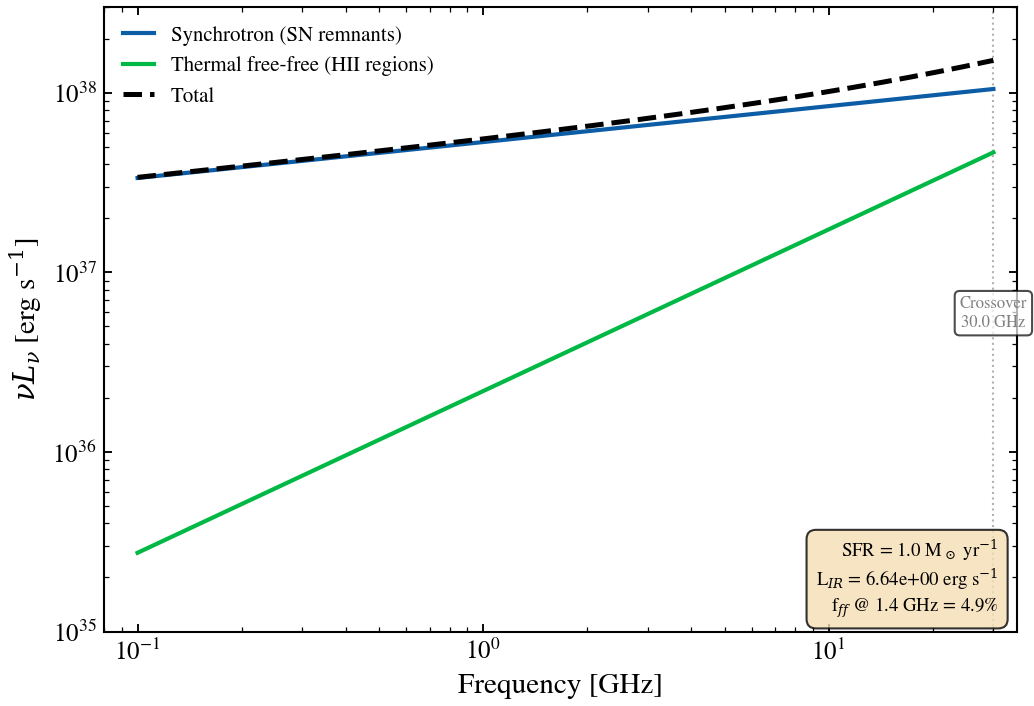

Reproduce this figure in Python.
"""
Radio SED decomposition: synchrotron vs thermal free-free
=========================================================

Decompose a star-forming galaxy's radio SED into its physical components:
synchrotron (steep, slope ~ -0.8) from supernova remnants and thermal
free-free (flat, slope ~ -0.1) from HII regions. At radio frequencies,
synchrotron dominates below ~30 GHz, while free-free becomes progressively
important above. This example uses the Condon (1992) framework with
Murphy+2011 thermal calibration.

References
----------
Condon, J. J. 1992, ARA&A, 30, 575
  (Radio SED models and FIR-radio correlation)
Murphy, E. J., et al. 2011, ApJ, 737, 67
  (Radio SFR calibrations and free-free emission)
Helou, G. & Bicay, D. A. 1993, ApJ, 415, 93
  (FIR-radio correlation and physical origins)
"""

import os

os.environ["TF_CPP_MIN_LOG_LEVEL"] = "2"  # suppress XLA/PjRt C++ INFO+WARNING logs

import warnings

import matplotlib.pyplot as plt
import numpy as np

from tengri.analysis.plotting import setup_style
from tengri.components.radio.radio import compute_radio_components

setup_style()
warnings.filterwarnings("ignore", message=".*BakedInBackend.*")

# Physical constants
C_AA_PER_S = 2.998e18  # c in Angstrom/s (for nu * L_nu conversions)

# Reference star-forming galaxy: SFR = 1 M_sun/yr => L_IR ~ 5.3e10 L_sun
sfr_msun_yr = 1.0
L_IR = sfr_msun_yr * 1.73e10 * 3.839e33  # IR luminosity in erg/s

# Radio frequency grid: 0.1 to 30 GHz
nu_ghz = np.logspace(-1, np.log10(30), 256)  # GHz
nu_hz = nu_ghz * 1.0e9  # Hz
wavelength = (C_AA_PER_S / nu_hz).astype(np.float64)  # Angstrom (rest-frame)

# Compute total radio SED and decomposition
# Using Bell (2003) FIRRC (q_IR=2.64) with Condon synchrotron slope (alpha=0.8)
components = compute_radio_components(
    wavelength=wavelength,
    L_ir=L_IR,
    L_agn_bol=0.0,  # Star-forming only; no AGN
    q_ir=2.64,  # Bell (2003) FIR-radio correlation
    alpha_sf=0.8,  # Condon (1992) synchrotron index
    sfr_mode="bell2003",
    include_freefree=True,
    T_e=1e4,  # HII region electron temperature [K]
    alpha_ff=-0.1,  # Free-free spectral index (nearly flat)
)

sed_total = np.asarray(components["total"])
sed_synch = np.asarray(components["synchrotron"])
sed_thermal = np.asarray(components["freefree"])

# Convert to nu * L_nu (erg/s)
nu_l_nu_total = C_AA_PER_S / wavelength * sed_total
nu_l_nu_synch = C_AA_PER_S / wavelength * sed_synch
nu_l_nu_thermal = C_AA_PER_S / wavelength * sed_thermal

# Thermal fraction at selected frequencies (diagnostic)
thermal_frac_at_1p4ghz = (
    np.interp(1.4, nu_ghz, np.asarray(sed_thermal) / (np.asarray(sed_total) + 1e-40)) * 100.0
)

# Plot
fig, ax = plt.subplots(figsize=(7.2, 5.0))

# Synchrotron: steep power-law (slope ~ -0.8 below 10 GHz)
ax.loglog(nu_ghz, nu_l_nu_synch, "C0-", lw=2.0, label="Synchrotron (SN remnants)", zorder=2)

# Free-free: shallow power-law (slope ~ -0.1, nearly flat)
ax.loglog(
    nu_ghz,
    nu_l_nu_thermal,
    "C1-",
    lw=2.0,
    label="Thermal free-free (HII regions)",
    zorder=2,
)

# Total (sum)
ax.loglog(nu_ghz, nu_l_nu_total, "k--", lw=2.4, label="Total", zorder=3)

# Crossover annotation: thermal flux grows faster than synchrotron at high nu
# Typical crossover for SFR~1 M_sun/yr is ~30 GHz
crossover_nu = nu_ghz[np.argmin(np.abs(sed_synch - sed_thermal))]
crossover_idx = np.argmin(np.abs(nu_ghz - crossover_nu))
ax.axvline(crossover_nu, color="gray", lw=1.0, ls=":", alpha=0.6, zorder=1)
ax.text(
    crossover_nu,
    5e36,
    f"Crossover\n{crossover_nu:.1f} GHz",
    fontsize=8,
    color="0.5",
    ha="center",
    bbox=dict(boxstyle="round,pad=0.3", facecolor="white", alpha=0.7),
)

ax.set(
    xlim=(0.08, 35),
    ylim=(1e35, 3e38),
    xlabel="Frequency [GHz]",
    ylabel=r"$\nu L_\nu$ [erg s$^{-1}$]",
)
ax.legend(loc="upper left", fontsize=10, framealpha=0.95)

# Inset text: diagnostic summary
textstr = (
    f"SFR = {sfr_msun_yr:.1f} M$_\\odot$ yr$^{{-1}}$\n"
    f"L$_{{IR}}$ = {L_IR / 1e43:.2e} erg s$^{{-1}}$\n"
    f"f$_{{ff}}$ @ 1.4 GHz = {thermal_frac_at_1p4ghz:.1f}%"
)
ax.text(
    0.98,
    0.02,
    textstr,
    fontsize=9,
    ha="right",
    va="bottom",
    transform=ax.transAxes,
    bbox=dict(boxstyle="round,pad=0.5", facecolor="wheat", alpha=0.8),
)

fig.tight_layout()
plt.savefig("plot_synchrotron_thermal_decomposition.png", dpi=150, bbox_inches="tight")
